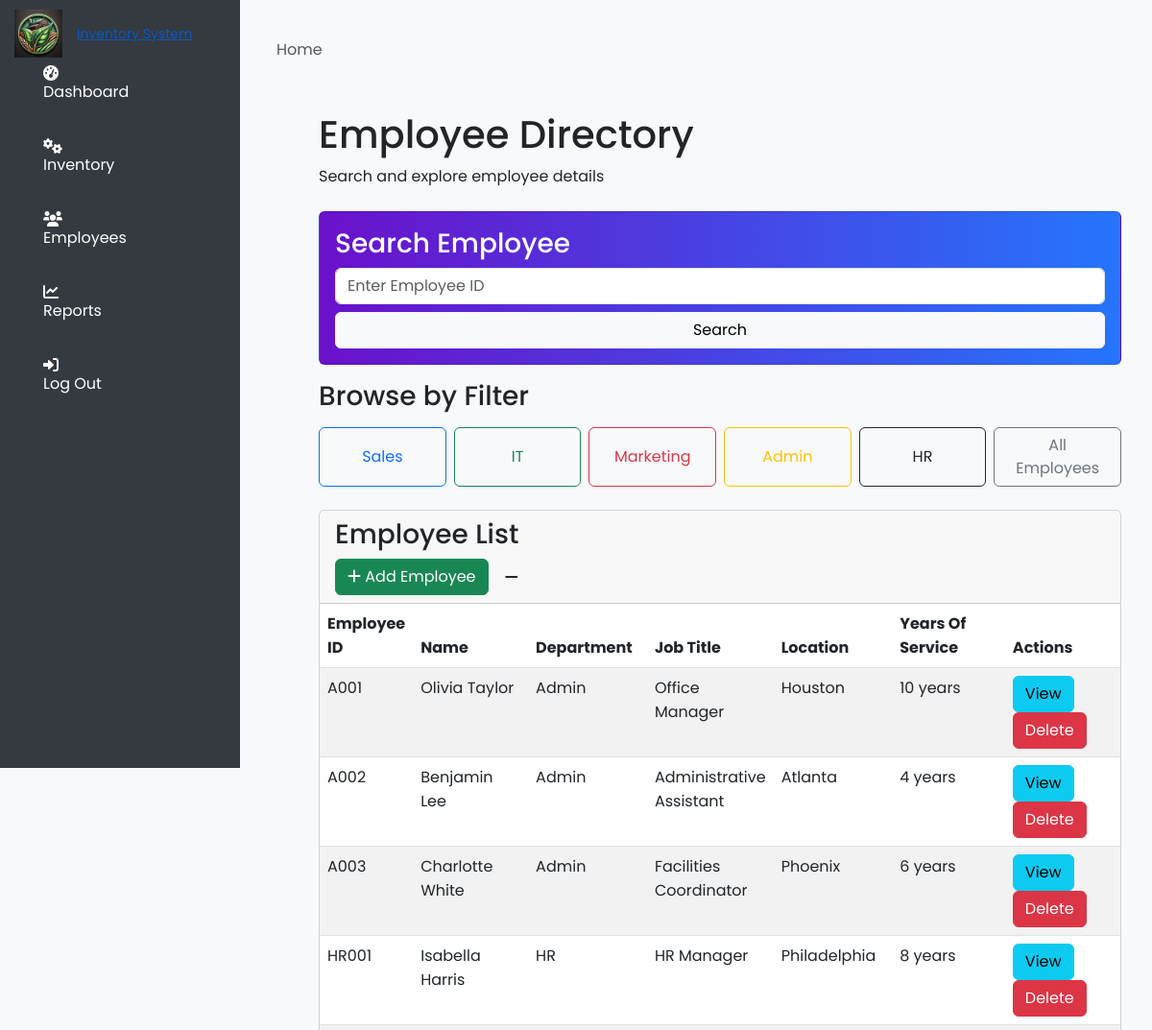
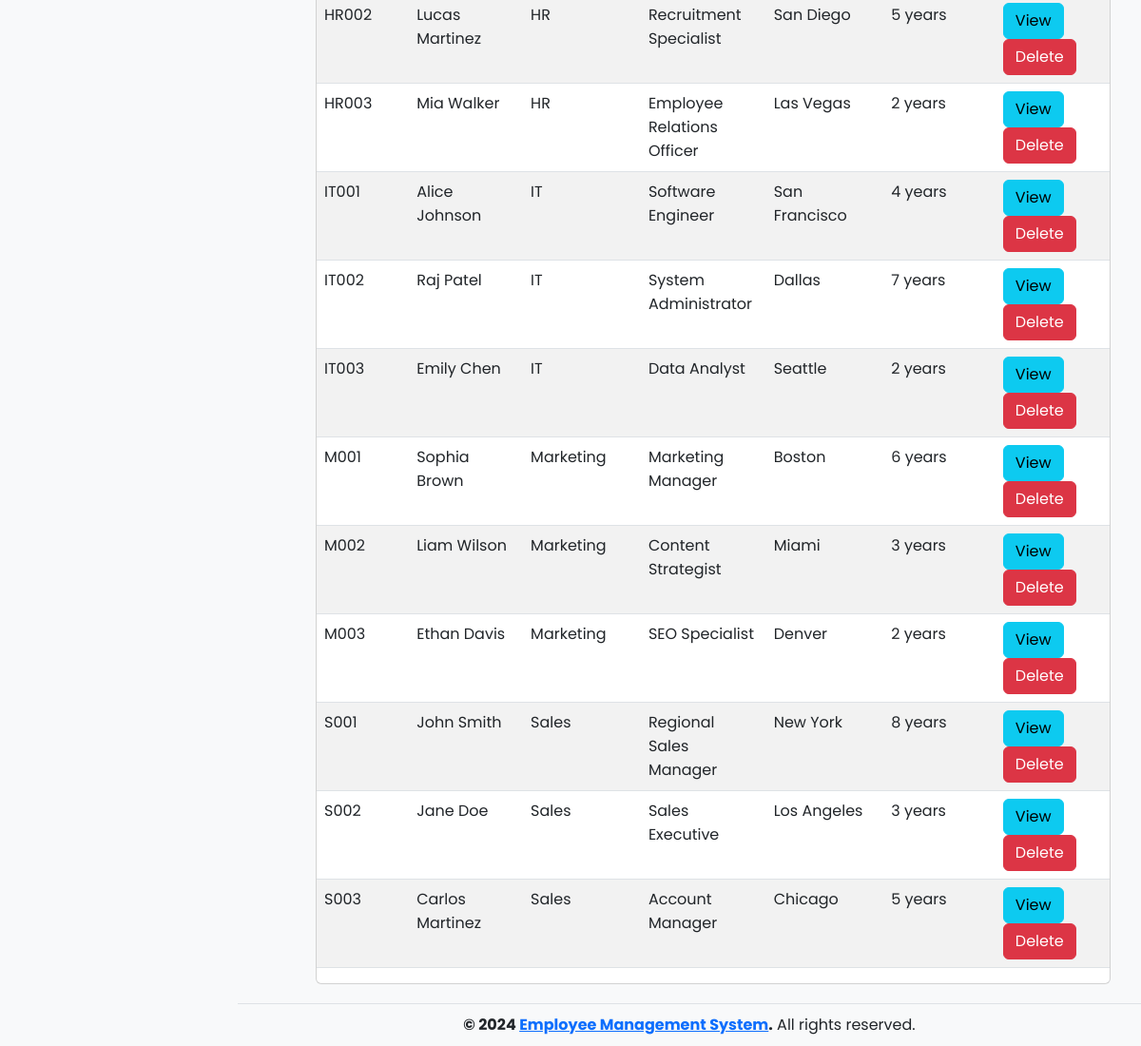
Page /employees.php on the committed database (2 pictures, top to bottom).
### tables this page shows
CREATE TABLE `employees` (
  `employee_id` varchar(10) NOT NULL,
  `name` varchar(100) NOT NULL,
  `department` varchar(50) NOT NULL,
  `job_title` varchar(50) NOT NULL,
  `location` varchar(100) NOT NULL,
  `years_of_service` int(11) NOT NULL
);

### employees.php (the view, shortened to what this page needs)
<?php
include('connect.php');
$query = "SELECT * FROM employees";
$result = $conn->query($query);
$employees = [];
if ($result->num_rows > 0) {
    while ($row = $result->fetch_assoc()) {
        $employees[] = $row;
    }
} else {
    $employees = [];
}
?>
<!DOCTYPE html>
<html lang="en">
<head>
    <link rel="stylesheet" href="https://cdnjs.cloudflare.com/ajax/libs/font-awesome/6.0.0-beta3/css/all.min.css">
    <link rel="stylesheet" href="https://cdn.jsdelivr.net/npm/bootstrap@5.3.0/dist/css/bootstrap.min.css">
       <link rel="stylesheet" href="https://code.ionicframework.com/ionicons/2.0.1/css/ionicons.min.css">
       <link rel="stylesheet" href="plugins/overlayScrollbars/css/OverlayScrollbars.min.css">
</head>
<body class="hold-transition sidebar-mini layout-fixed">
    <div class="wrapper">
    <nav class="main-header navbar navbar-expand navbar-white navbar-light">
        <ul class="navbar-nav">
            <li class="nav-item d-none d-sm-inline-block">
                <a href="dashboard.php" class="nav-link">Home</a>
            </li>
        </ul>
    </nav>
        <aside class="main-sidebar sidebar-dark-primary elevation-4">
            <a href="#" class="brand-link">
                <img src="dist/img/AdminLTELogo.png" alt="AdminLTE Logo" class="brand-image img-circle elevation-3">
                <span class="brand-text font-weight-light">Inventory System</span>
            </a>
            <div class="sidebar">
                <nav class="mt-2">
                    <ul class="nav nav-pills nav-sidebar flex-column" data-widget="treeview" role="menu" data-accordion="false">
                        <li class="nav-item">
                            <a href="dashboard.php" class="nav-link">
                                <i class="nav-icon fas fa-tachometer-alt"></i>
                                <p>Dashboard</p>
                            </a>
                        </li>
                        <li class="nav-item">
                            <a href="inventory.php" class="nav-link">
                                <i class="nav-icon fas fa-cogs"></i>
                                <p>Inventory</p>
                            </a>
                        </li>
                        <li class="nav-item active">
                            <a href="employees.php" class="nav-link">
                                <i class="nav-icon fas fa-users"></i>
                                <p>Employees</p>
                            </a>
                        </li>
                        <li class="nav-item">
                            <a href="reports.php" class="nav-link">
                                <i class="nav-icon fas fa-chart-line"></i>
                                <p>Reports</p>
                            </a>
                        </li>
                        <li class="nav-item">
                        <a href="login.html" class="nav-link">
                            <i class="nav-icon fas fa-sign-in-alt"></i>
                            <p>Log Out</p>
                        </a>
                    </li>
                    </ul>
                </nav>
            </div>
        </aside>
<div class="content-wrapper minimum-height">
    <div class="container mt-3">
        <div class="text-left mb-4">
            <h1>Employee Directory</h1>
            <p>Search and explore employee details</p>
        </div>
        <div class="card search-container p-3 mb-3">
            <h3>Search Employee</h3>
            <input type="text" id="employee-id" class="form-control mb-2" placeholder="Enter Employee ID">
            <button onclick="searchEmployee()" class="btn btn-light">Search</button>
        </div>
        <h3 class="mb-3">Browse by Filter</h3>
        <div class="category-container d-flex justify-content-start mb-4">
            <button class="btn btn-outline-primary me-2" onclick="filterByCategory('Sales')">Sales</button>
            <button class="btn btn-outline-success me-2" onclick="filterByCategory('IT')">IT</button>
            <button class="btn btn-outline-danger me-2" onclick="filterByCategory('Marketing')">Marketing</button>
            <button class="btn btn-outline-warning me-2" onclick="filterByCategory('Admin')">Admin</button>
            <button class="btn btn-outline-dark me-2" onclick="filterByCategory('HR')">HR</button>
            <button class="btn btn-outline-secondary" id="show-all-employees-btn">All Employees</button>
        </div>
        <div class="card">
            <div class="card-header">
                <h3 class="card-title">Employee List</h3>
                <div class="card-tools">
                    <button type="button" class="btn btn-success" data-toggle="modal" data-target="#addEmployeeModal">
                        <i class="fas fa-plus"></i> Add Employee
                    </button>
                    <button type="button" class="btn btn-tool" data-card-widget="collapse" title="Collapse">
                        <i class="fas fa-minus"></i>
                    </button>
                </div>
            </div>
            <div class="card-body p-0">
                <table class="table table-striped projects" id="employeeTable">
                    <thead>
                        <tr>
                            <th style="width: 10%">Employee ID</th>
                            <th style="width: 15%">Name</th>
                            <th style="width: 15%">Department</th>
                            <th style="width: 15%">Job Title</th>
                            <th style="width: 15%">Location</th>
                            <th style="width: 15%">Years Of Service</th>
                            <th style="width: 15%">Actions</th>
                        </tr>
                    </thead>
                    <tbody>
                        <?php foreach ($employees as $employee): ?>
                            <tr>
                                <td><?php echo htmlspecialchars($employee['employee_id']); ?></td>
                                <td><?php echo htmlspecialchars($employee['name']); ?></td>
                                <td><?php echo htmlspecialchars($employee['department']); ?></td>
                                <td><?php echo htmlspecialchars($employee['job_title']); ?></td>
                                <td><?php echo htmlspecialchars($employee['location']); ?></td>
                                <td><?php echo htmlspecialchars($employee['years_of_service']); ?> years</td>
                                <td>
                                    <button class="btn btn-info"
                                        data-toggle="modal"
                                        data-target="#viewEmployeeModal"
                                        data-id="<?php echo $employee['employee_id']; ?>"
                                        data-name="<?php echo htmlspecialchars($employee['name']); ?>"
                                        data-department="<?php echo htmlspecialchars($employee['department']); ?>"
                                        data-jobtitle="<?php echo htmlspecialchars($employee['job_title']); ?>"
                                        data-location="<?php echo htmlspecialchars($employee['location']); ?>"
                                        data-years="<?php echo htmlspecialchars($employee['years_of_service']); ?>">
                                        View
                                    </button>
                                    <button class="btn btn-danger"
                                        data-toggle="modal"
                                        data-target="#deleteEmployeeModal"
                                        data-id="<?php echo $employee['employee_id']; ?>">
                                        Delete
                                    </button>
                                </td>
                            </tr>
                        <?php endforeach; ?>
                    </tbody>
                </table>
            </div>
        </div>
    </div>
</div>
<footer class="main-footer">
    <strong>&copy; 2024 <a href="https://google.com">Employee Management System</a>.</strong>
    All rights reserved.
</footer>
</body>
</html>

### employees.php (style rules this page uses)
body { font-family: 'Poppins', sans-serif; background-color: #f8f9fa; }
.main-sidebar { position: fixed; top: 0; left: 0; height: 100vh; overflow-y: auto; background-color: #343a40; width: 250px; z-index: 1030; }
.wrapper { margin-left: 250px; }
.content-wrapper { margin-left: 50px; padding: 20px; }
.brand-link { height: 50px; padding: 5px 10px; display: flex; align-items: center; }
.brand-link img { height: 60px; width: auto; margin-top: 40px; margin-bottom: 20px; padding: 5px 5px; }
.brand-text { font-size: 14px; margin-left: 10px; margin-top: 20px; }
html, body { height: 100%; margin: 0; display: flex; flex-direction: column; }
.wrapper { display: flex; flex-direction: column; flex-grow: 1; }
.content-wrapper { flex-grow: 1; display: flex; flex-direction: column; }
footer { background: #f8f9fa; text-align: center; padding: 10px 20px; border-top: 1px solid #dee2e6; flex-shrink: 0; }
.nav-sidebar { display: flex; flex-direction: column; padding: 0; }
.nav-sidebar .nav-item { width: 100%; }
.nav-sidebar .nav-link { padding: 10px 15px; color: #ffffff; text-decoration: none; }
.search-container { background: linear-gradient(to right, #6a11cb, #2575fc); color: #fff; }
.category-container button { width: 150px; }
.nav-item { padding-left: 30px; }
.minimum-height { min-height: calc(90vh - 104px); }

### rows in the picture
employees: employee_id "A001", name "Olivia Taylor", department "Admin", job_title "Office Manager", location "Houston", years_of_service "10"
employees: employee_id "A002", name "Benjamin Lee", department "Admin", job_title "Administrative Assistant", location "Atlanta", years_of_service "4"
employees: employee_id "A003", name "Charlotte White", department "Admin", job_title "Facilities Coordinator", location "Phoenix", years_of_service "6"
employees: employee_id "HR001", name "Isabella Harris", department "HR", job_title "HR Manager", location "Philadelphia", years_of_service "8"
employees: employee_id "HR002", name "Lucas Martinez", department "HR", job_title "Recruitment Specialist", location "San Diego", years_of_service "5"
employees: employee_id "HR003", name "Mia Walker", department "HR", job_title "Employee Relations Officer", location "Las Vegas", years_of_service "2"
employees: employee_id "IT001", name "Alice Johnson", department "IT", job_title "Software Engineer", location "San Francisco", years_of_service "4"
employees: employee_id "IT002", name "Raj Patel", department "IT", job_title "System Administrator", location "Dallas", years_of_service "7"
employees: employee_id "IT003", name "Emily Chen", department "IT", job_title "Data Analyst", location "Seattle", years_of_service "2"
employees: employee_id "M001", name "Sophia Brown", department "Marketing", job_title "Marketing Manager", location "Boston", years_of_service "6"
employees: employee_id "M002", name "Liam Wilson", department "Marketing", job_title "Content Strategist", location "Miami", years_of_service "3"
employees: employee_id "M003", name "Ethan Davis", department "Marketing", job_title "SEO Specialist", location "Denver", years_of_service "2"
employees: employee_id "S001", name "John Smith", department "Sales", job_title "Regional Sales Manager", location "New York", years_of_service "8"
employees: employee_id "S002", name "Jane Doe", department "Sales", job_title "Sales Executive", location "Los Angeles", years_of_service "3"
employees: employee_id "S003", name "Carlos Martinez", department "Sales", job_title "Account Manager", location "Chicago", years_of_service "5"
